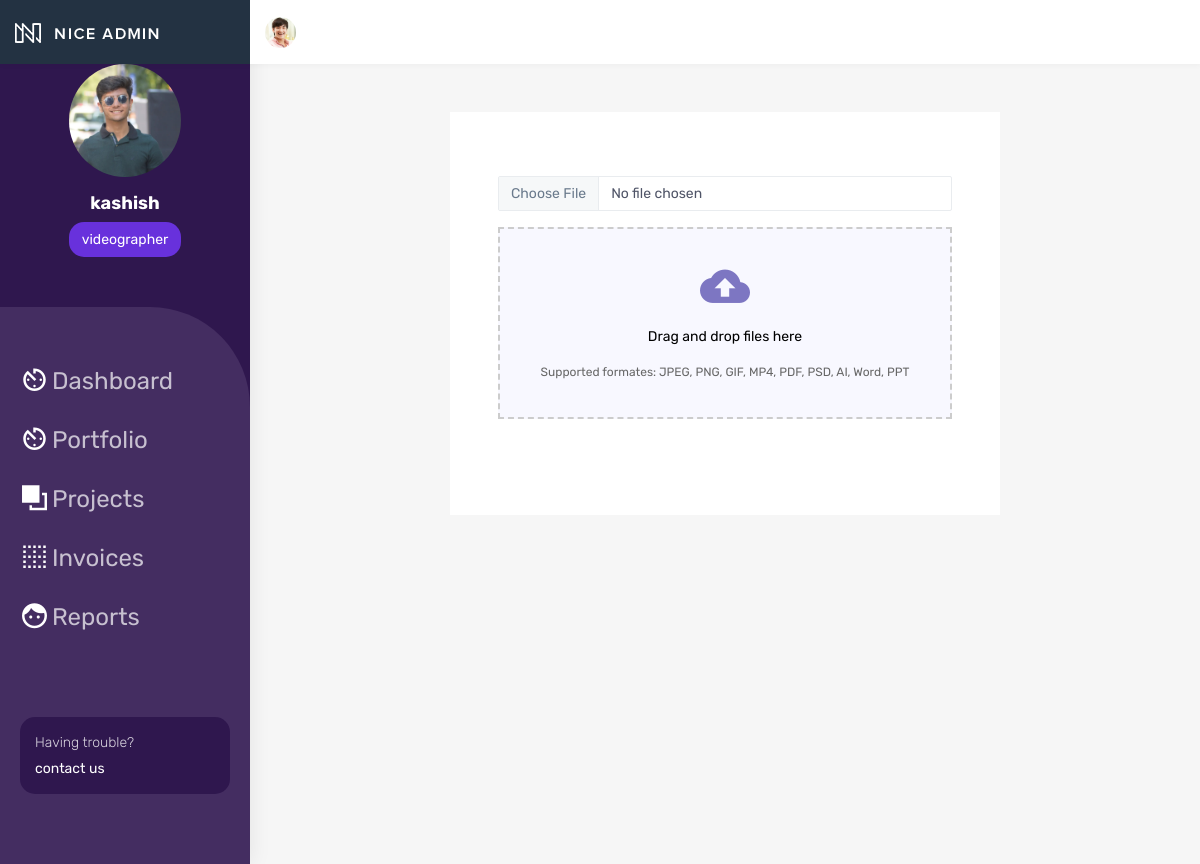
The app's page /upload/ (signed in) with its own data.
### account/models.py (models this page shows, shortened)
class Account(AbstractBaseUser):
    email = models.EmailField(verbose_name="email", max_length=100, unique=True)
    viewpass = models.CharField(max_length=30, null=True, blank=True)
    name = models.CharField(max_length=100)
    phone = models.CharField(max_length=10, null=True, blank=True)
    username = models.CharField(max_length=100, unique=True)
    about = models.TextField(default="about")
    image = models.ImageField(upload_to= 'account/', null=True, blank=True, default='account/default.png')
    is_superuser = models.BooleanField(default=False)
    is_freelancer = models.BooleanField(default=False)
    is_client = models.BooleanField(default=False)
    is_admin = models.BooleanField(default=False)
    is_active = models.BooleanField(default=True)
    is_staff = models.BooleanField(default=False)
    USERNAME_FIELD = 'email'
    REQUIRED_FIELDS = ['name', ]
    objects = MyAccountManager()

### account/views.py (the view)
# urls.py: path('upload/', views.upload_file, name='upload_file'),
@csrf_exempt
def upload_file(request):
    if request.user.is_authenticated:
        if request.user.is_freelancer:
            if request.method == 'POST' and request.FILES.get('file'):
                uploaded_file = request.FILES['file']
                print(uploaded_file.name)
                portfolio=Portfolio.objects.create(freelancer=Freelancer.objects.get(email=request.user.email), image=uploaded_file,is_image=True,date=datetime.date.today())
                portfolio.save()
            return render(request, 'account/upload.html')
        else:
            return redirect("unauthorized")
    else:
        return redirect("login")

### account/templates/account/upload.html (shortened to what this page needs)
{% extends 'account/base.html' %} {%load static%}  {% block body%}
<div style="width: 100%; min-height: 100vh; background: #f6f6f6" class="p-5">
    <div class="container p-5" style="max-width: 550px; background: #fff">
        <div
            class="d-flex justify-content-center align-item-center"
            style="flex-direction: column">
            <div class="mb-3 mt-3">
                <input type="file" class="form-control" id="fileInput" />
            </div>
            <div id="dropzone" class="dropzone">
                <i
                    class="mdi mdi-cloud-upload"
                    style="font-size: 50px; color: #483ea8b3"></i>
                <p class="text-center">Drag and drop files here</p>
                <p style="font-weight: 400; font-size: 12px; color: #676767">
                    Supported formates: JPEG, PNG, GIF, MP4, PDF, PSD, AI, Word,
                    PPT
                </p>
            </div>
        </div>
    </div>
</div>
{%endblock%}

### account/templates/account/base.html (shortened to what this page needs)
<!DOCTYPE html>
{%load static%}
<html dir="ltr" lang="en">
    <head>
        <link
            href="{%static 'account/assets/libs/chartist/dist/chartist.min.css'%}"
            rel="stylesheet" />
        <link
            href="{%static 'account/dist/css/style.min.css'%}"
            rel="stylesheet" />
    </head>
    <body style="background: #cbdfeb">
        <div
            id="main-wrapper"
            data-navbarbg="skin6"
            data-theme="light"
            data-layout="vertical"
            data-sidebartype="full"
            data-boxed-layout="full">
            <header class="topbar" data-navbarbg="skin6">
                <nav class="navbar top-navbar navbar-expand-md navbar-light">
                    <div class="navbar-header" data-logobg="skin5">
                        <div class="navbar-brand">
                            <a href="index.html" class="logo">
                                <b class="logo-icon">
                                    <img
                                        src="../../assets/images/logo-light-icon.png"
                                        alt="homepage"
                                        class="light-logo" />
                                </b>
                                <span class="logo-text">
                                    <img
                                        src="../../assets/images/logo-light-text.png"
                                        class="light-logo"
                                        alt="homepage" />
                                </span>
                            </a>
                        </div>
                    </div>
                    <div
                        class="navbar-collapse collapse"
                        id="navbarSupportedContent"
                        data-navbarbg="skin6">
                        <ul class="navbar-nav float-end">
                            <li class="nav-item dropdown">
                                <a
                                    class="nav-link dropdown-toggle text-muted waves-effect waves-dark pro-pic"
                                    href="#"
                                    id="navbarDropdown"
                                    role="button"
                                    data-bs-toggle="dropdown"
                                    aria-expanded="false">
                                    <img
                                        src="../../assets/images/users/1.jpg"
                                        alt="user"
                                        class="rounded-circle"
                                        width="31" />
                                </a>
                            </li>
                        </ul>
                    </div>
                </nav>
            </header>
            <aside
                class="left-sidebar"
                data-sidebarbg="skin5"
                style="background: #2f174e; position: fixed">
                <div class="scroll-sidebar">
                    <div
                        class="d-flex align-items-center justify-content-center"
                        style="flex-direction: column">
                        <img
                            src="/media/{{user.image}}"
                            class="light-logo"
                            style="
                                border-radius: 50%;
                                width: 45%;
                                height: 45%;
                            " />
                        <h4 class="mt-3" style="color: #fff">
                            <b>{{user.name}}</b>
                        </h4>
                        <button
                            class="btn"
                            style="
                                background: #6831dc;
                                color: #fff;
                                border-radius: 15px;
                            ">
                            videographer
                        </button>
                    </div>
                    <div
                        style="
                            background: #442d61;
                            padding-top: 40px;
                            height: 100vh;
                            margin-top: 50px;
                            border-radius: 0px 100px 0px 0px;
                            position: relative;
                        ">
                        <nav class="sidebar-nav">
                            <ul id="sidebarnav">
                                <li class="sidebar-item">
                                    <a
                                        class="sidebar-link waves-effect waves-dark sidebar-link"
                                        href="{% url 'dashboard' %}"
                                        aria-expanded="false"
                                        style="font-size: 24px">
                                        <i
                                            class="mdi mdi-av-timer"
                                            style="font-size: 30px"></i>
                                        <span class="hide-menu">Dashboard</span>
                                    </a>
                                </li>
                                <li class="sidebar-item">
                                    <a
                                        class="sidebar-link waves-effect waves-dark sidebar-link"
                                        href="{% url 'myportfolio' %}"
                                        aria-expanded="false"
                                        style="font-size: 24px">
                                        <i
                                            class="mdi mdi-av-timer"
                                            style="font-size: 30px"></i>
                                        <span class="hide-menu">Portfolio</span>
                                    </a>
                                </li>
                                <li class="sidebar-item">
                                    <a
                                        class="sidebar-link waves-effect waves-dark sidebar-link"
                                        href="{% url 'myprojects' %}"
                                        aria-expanded="false"
                                        style="font-size: 24px">
                                        <i
                                            class="mdi mdi-arrange-bring-forward"
                                            style="font-size: 30px"></i>
                                        <span class="hide-menu">Projects</span>
                                    </a>
                                </li>
                                <li class="sidebar-item">
                                    <a
                                        class="sidebar-link waves-effect waves-dark sidebar-link"
                                        href="table-basic.html"
                                        aria-expanded="false"
                                        style="font-size: 24px">
                                        <i
                                            class="mdi mdi-border-none"
                                            style="font-size: 30px"></i>
                                        <span class="hide-menu">Invoices</span>
                                    </a>
                                </li>
                                <li class="sidebar-item">
                                    <a
                                        class="sidebar-link waves-effect waves-dark sidebar-link"
                                        href="icon-material.html"
                                        aria-expanded="false"
                                        style="font-size: 24px">
                                        <i
                                            class="mdi mdi-face"
                                            style="font-size: 30px"></i>
                                        <span class="hide-menu">Reports</span>
                                    </a>
                                </li>
                            </ul>
                        </nav>
                        <div
                            style="
                                position: absolute;
                                bottom: 293px;
                                width: 100%;
                                padding: 20px;
                            ">
                            <div
                                style="
                                    background: #2f174e;
                                    color: #fff;
                                    width: 100%;
                                    border-radius: 15px;
                                    padding: 15px;
                                ">
                                <p
                                    style="
                                        margin-bottom: 5px;
                                        color: #ffffffd1;
                                        font-weight: 300;
                                    ">
                                    Having trouble?
                                </p>
                                <a href="#" style="color: #fff">contact us</a>
                            </div>
                        </div>
                    </div>
                </div>
            </aside>
            <div class="page-wrapper">{% block body %} {% endblock %}</div>
        </div>
    </body>
</html>

### account/templates/account/upload.html (style rules this page uses)
.dropzone { border: 2px dashed #ccc; padding: 20px; text-align: center; background: #f8f8ff; }

### records on screen
Account: image (picture), name "kashish"
